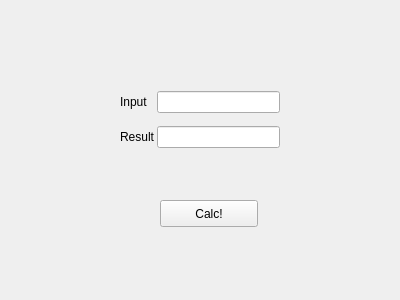
<?xml version="1.0" encoding="UTF-8"?>
<ui version="4.0">
 <class>Form</class>
 <widget class="QWidget" name="Form">
  <property name="geometry">
   <rect>
    <x>0</x>
    <y>0</y>
    <width>400</width>
    <height>300</height>
   </rect>
  </property>
  <property name="windowTitle">
   <string>Factorial Calculator</string>
  </property>
  <widget class="QPushButton" name="pushButton">
   <property name="geometry">
    <rect>
     <x>160</x>
     <y>200</y>
     <width>98</width>
     <height>27</height>
    </rect>
   </property>
   <property name="text">
    <string>Calc!</string>
   </property>
  </widget>
  <widget class="QWidget" name="gridLayoutWidget">
   <property name="geometry">
    <rect>
     <x>120</x>
     <y>80</y>
     <width>160</width>
     <height>80</height>
    </rect>
   </property>
   <layout class="QGridLayout" name="gridLayout" rowminimumheight="0,0">
    <property name="spacing">
     <number>2</number>
    </property>
    <item row="0" column="1">
     <widget class="QLineEdit" name="inputEdit"/>
    </item>
    <item row="0" column="0">
     <widget class="QLabel" name="label">
      <property name="text">
       <string>Input</string>
      </property>
     </widget>
    </item>
    <item row="1" column="0">
     <widget class="QLabel" name="label_2">
      <property name="text">
       <string>Result</string>
      </property>
     </widget>
    </item>
    <item row="1" column="1">
     <widget class="QLineEdit" name="resultEdit">
      <property name="readOnly">
       <bool>true</bool>
      </property>
     </widget>
    </item>
   </layout>
  </widget>
 </widget>
 <resources/>
 <connections/>
</ui>
